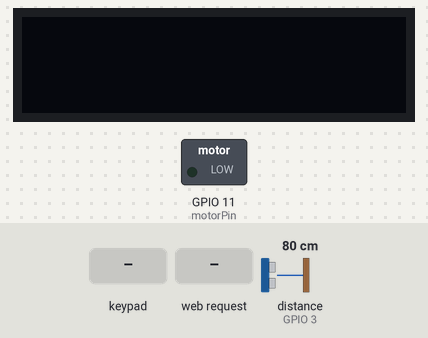
Simulated run of this sketch. Board: ESP32-S3. On the bench: 128×32 one-colour display, switched loads named in the sketch (green lamp = pin HIGH). Wiring (inferred from the names in the program): 2×3 keypad with keys A B C 1 2 3: rows GPIO 12, GPIO 13; columns GPIO 5, GPIO 9, GPIO 10. The test bench sets the inputs (shaded band); at power-on: distance to the obstacle (sensor on GPIO 3) 80 cm. The echo pulse lasts 58.3 µs per cm; USB keyboard and mouse output is not drawn; pins used as bus, display or sensor lines are not drawn; what the sketch prints to the serial monitor is not drawn.

Above: at 1.2 s.
1.3 s: keypad keys 1 2 1 3 A pressed 0.4 s apart
At 3.3 s:
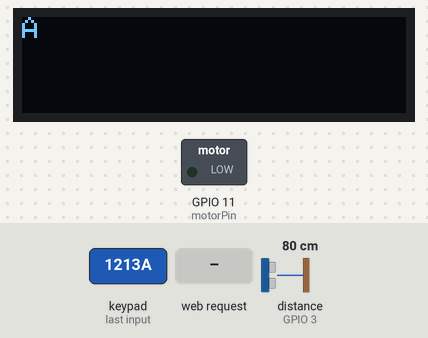
4.8 s: key 'B' pressed
At 5.9 s:
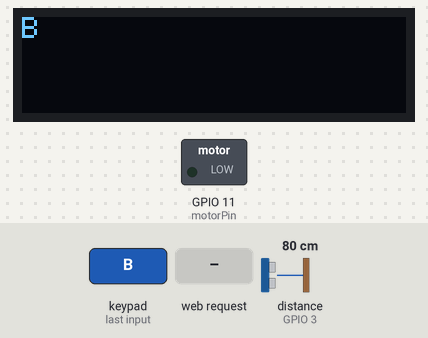
6.3 s: key 'C' pressed
At 7.1 s:
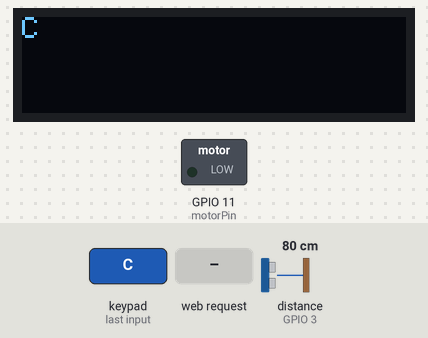
7.8 s: HTTP request GET / received
At 8.2 s:
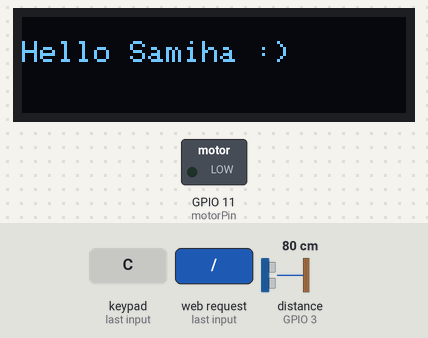
9.3 s: key 'A' pressed
At 10.5 s:
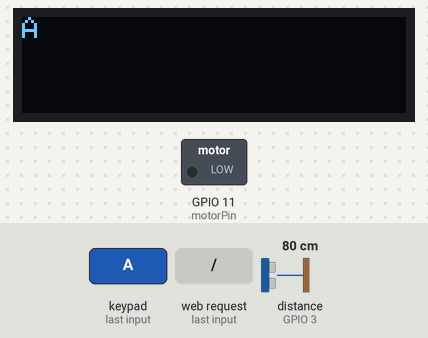
10.8 s: key '1' pressed
At 11.7 s:
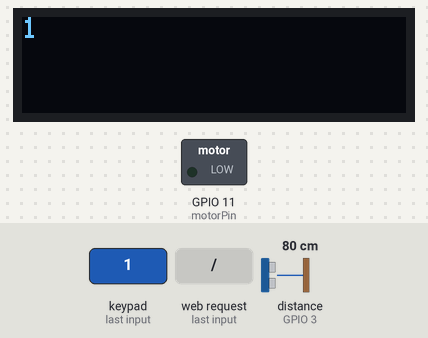
Timing chart, 0 to 13.3 s (numbered marks = the images above; inputs shaded):
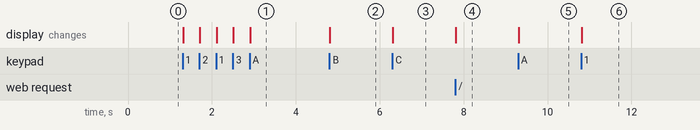

The sketch:

ProjectThing.ino
```cpp
#include <WiFi.h>
#include <WebServer.h>
#include <BleKeyboard.h>
#include <NewPing.h>
#include <Wire.h>
#include <Adafruit_GFX.h>
#include <Adafruit_SSD1306.h>


const char* ssid = "ESP32-Keyboard-AP";
const char* password = "12345678";

WebServer server(80);
BleKeyboard bleKeyboard("ESP32 Keyboard", "ESP32", 100);

const int ROWS = 2;
const int COLS = 3;

int rowPins[ROWS] = {12, 13};
int colPins[COLS] = {5, 9, 10};

char keys[ROWS][COLS] = {
  {'A', 'B', 'C'},
  {'1', '2', '3'}
};

// Ultrasonic sensor pins
#define TRIGGER_PIN  A0
#define ECHO_PIN     A2
#define MAX_DISTANCE 200 // Set maximum distance to 200 cm (2 meters)

NewPing sonar(TRIGGER_PIN, ECHO_PIN, MAX_DISTANCE);
int currentVolume = 40; // Default volume

const int motorPin = 11; // vibration motor control pin
int intensity = 250;
bool shouldVibrate = false; // Flag to control motor vibration


#define WIRE Wire
Adafruit_SSD1306 display = Adafruit_SSD1306(128, 32, &WIRE);


void setup() {
  Serial.begin(115200);
  bleKeyboard.begin();

  WiFi.softAP(ssid, password);
  Serial.println("Access Point Started");

  for (int i = 0; i < ROWS; i++) {
    pinMode(rowPins[i], OUTPUT);
    digitalWrite(rowPins[i], HIGH);
  }
  for (int j = 0; j < COLS; j++) {
    pinMode(colPins[j], INPUT_PULLUP);
  }

  pinMode(TRIGGER_PIN, OUTPUT);
  pinMode(ECHO_PIN, INPUT);
  pinMode(motorPin, OUTPUT);
  digitalWrite(motorPin, LOW);

  server.begin();
  Serial.println("Server started");

  display.begin(SSD1306_SWITCHCAPVCC, 0x3C); // Address

  // Display initialization
  display.setTextSize(1);      // Normal 1:1 pixel scale
  display.setTextColor(WHITE); // Draw white text
  display.setCursor(0,0);      // Start at top-left corner
  display.cp437(true);         // Use full 256 char 'Code Page 437' font

  server.on("/", HTTP_GET, []() {
    // Print a welcome message to the display
    display.clearDisplay();
    display.println("Hello Samiha :)");
    display.display();
    server.send(200, "text/html", getHtmlPage());

  });

  server.on("/updateKeys", HTTP_POST, []() {
    bool volumeChanged = false; // Track if volume changes

    for (int i = 0; i < ROWS; i++) {
        for (int j = 0; j < COLS; j++) {
            // Generate the key name based on the grid position
            String keyName = "key" + String(i * COLS + j + 1);

            // Check if the argument exists and has exactly 1 character
            if (server.hasArg(keyName) && server.arg(keyName).length() == 1) {
                // Assign the first character of the argument to the appropriate place in the array
                keys[i][j] = server.arg(keyName).charAt(0);
            }
        }
    }

    if (server.hasArg("volume")) {
      int newVolume = server.arg("volume").toInt();
      if (newVolume != currentVolume) {
        currentVolume = newVolume;
        volumeChanged = true;
      }
    }

    if (volumeChanged) {
      shouldVibrate = true;
    }

    String message = "<p id='updateMsg'>Keys successfully updated!</p>"
                     "<script>"
                     "setTimeout(function() {"
                     "  document.getElementById('updateMsg').style.display = 'none';"
                     "}, 3000);"
                     "</script>";

    display.clearDisplay();
    display.setCursor(0,0);
    display.println("Keys Updated!");
    display.display();

    server.send(200, "text/html", getHtmlPage() + message);
  });


  server.on("/getVolume", HTTP_GET, []() {
    int volume = readUltrasonicDistance();
    if (volume != currentVolume && volume != 0) { // Update current volume only if different and not zero
      currentVolume = volume;
      shouldVibrate = true;
      display.clearDisplay();
      display.setCursor(0,0);
      display.println("Volume Set!");
      display.display();
//      vibrateMotor(); // Vibrate motor when volume is set
    }
    server.send(200, "text/plain", String(currentVolume));
  });

}

void loop() {
  server.handleClient();
  scanKeys();
  if (shouldVibrate) {
    vibrateMotor();
    shouldVibrate = false;
  }
}


String getHtmlPage() {
  int volumeLevel = readUltrasonicDistance(); //to set volume based on distance from sensor
  String html = "<!DOCTYPE html><html lang='en'><head><meta charset='UTF-8'>"
                "<title>ESP32 MACROPAD</title>"
                "<style>"
                "body { font-family: Arial, sans-serif; background-color: #f4f4f8; display: flex; flex-direction: column; align-items: center; margin: 0; padding: 20px; }"
                "h2 { color: #333; margin: 20px; text-align: center; width: 100%; }"
                "h3 { color: #555; margin: 10px 0; }"
                "form { background-color: #8a8aff; padding: 20px; border-radius: 10px; box-shadow: 0 4px 6px rgba(0, 0, 0, 0.2); color: white; width: auto; }"
                ".keypad { display: grid; grid-template-columns: repeat(3, 1fr); gap: 10px; justify-content: center; padding: 10px; }"
                "input[type='text'] { width: 70px; padding: 10px; margin: 5px; border: 2px solid #ddd; border-radius: 5px; text-align: center; background-color: #fff; "
                "box-shadow: 3px 3px 10px rgba(0, 0, 0, 0.2), inset 1px 1px 2px rgba(255, 255, 255, 0.8), inset -1px -1px 2px rgba(0, 0, 0, 0.2); }"
                "input[type='text'] { width: 70px; padding: 10px; margin: 5px; border: 2px solid #ddd; border-radius: 5px; text-align: center; }"
                "input[type='range'] {"
                " width: 100%;"
                " margin: 10px 0;"
                " -webkit-appearance: none;"
                " appearance: none;"
                " height: 8px;"
                " background: #ddd;"  // track background
                " border-radius: 5px;"
                " outline: none;"
                "}"
                "input[type='range']::-webkit-slider-thumb {"
                " -webkit-appearance: none;"
                " appearance: none;"
                " width: 20px;"
                " height: 20px;"
                " background: #3d3d61;"
                " border-radius: 50%;"
                " cursor: pointer;"
                "}"
                "input[type='range']::-moz-range-thumb {"
                " width: 20px;"
                " height: 20px;"
                " background: #3d3d61;"
                " border-radius: 50%;"
                " cursor: pointer;"
                "}"
                "input[type='submit'] { width: 100%; padding: 10px; background-color: #7ab6fa; color: white; border: none; border-radius: 5px; cursor: pointer; margin-top: 10px; }"
                "input[type='submit']:hover { background-color: #1b5796; }"  // A darker shade for hover
                "</style>"
                "</head><body>"
                "<h2>MACROPAD WITH VOLUME CONTROL</h2>"
                "<form method='POST' action='/updateKeys'>"
                "<h3>Keys</h3>"
                "<div class='keypad'>";


  for (int i = 0; i < ROWS; i++) {
    for (int j = 0; j < COLS; j++) {
      char keyVal = keys[i][j];
      String keyName = "key" + String(i * COLS + j + 1);  // Generate keyName based on grid position.
      html += "<input type='text' id='" + keyName + "' name='" + keyName + "' value='" + String(keyVal) + "'>";
    }
  }


  html += "<br><input type='submit' value='Update'>"
          "</div><br><h3>Volume Level</h3><br>"
          "<span id='volumeLabel'>" + String(volumeLevel) + "%</span><br>"
          "<input type='range' id='volume' name='volume' min='0' max='100' value='" + String(volumeLevel) + "'>"
          "</form>"
          "<script>"
          "function updateSlider() {"
          "fetch('/getVolume')"
          ".then(response => response.text())"
          ".then(volume => {"
          "document.getElementById('volume').value = volume;"
          "document.getElementById('volumeLabel').innerText = volume + '%';"
          "});"
          "}"
          "setInterval(updateSlider, 1000);"
          "</script></body></html>";
  return html;
}


void vibrateMotor() {
  Serial.println("Turning high");
  analogWrite(motorPin, intensity); // Set the motor vibration intensity
//  digitalWrite(motorPin, HIGH); // Turn on the motor
  Serial.println("Delay");
  delay(2000); // Motor runs for 2 secs
  Serial.println("Turning low");
//  digitalWrite(motorPin, LOW); // Turn off the motor
  analogWrite(motorPin, 0); // Set the motor vibration intensity
  Serial.println("low");
}

void scanKeys() {
  for (int row = 0; row < ROWS; row++) {
    digitalWrite(rowPins[row], LOW);
    for (int col = 0; col < COLS; col++) {
      if (digitalRead(colPins[col]) == LOW) {

        display.clearDisplay();
        display.setCursor(0,0);
        display.println(keys[row][col]);
        display.display();

        Serial.println(keys[row][col]);
        if (bleKeyboard.isConnected()) {
          bleKeyboard.print(keys[row][col]);
        }
        while (digitalRead(colPins[col]) == LOW); // Wait for key release
        delay(200); // Debounce delay
      }
    }
      digitalWrite(rowPins[row], HIGH);
  }
}

int readUltrasonicDistance() {
  long distance = sonar.ping_cm();
  Serial.println(distance);
  if (distance <= 10) {
    return map(distance, 0, 10, 0, 50) * 2;
  } else {
    return 0; // Set volume to 0% if the distance is greater than 10 cm
  }
}
```

Measured:
- after the input at 1.3 s, the display: first changes at once (image 1 shows a later state)
- after the input at 4.8 s, the display: changes at once (image 2)
- after the input at 6.3 s, the display: changes at once (image 3)
- after the input at 7.8 s, the display: changes at once (image 4)
- after the input at 9.3 s, the display: changes at once (image 5)
- after the input at 10.8 s, the display: changes at once (image 6)
